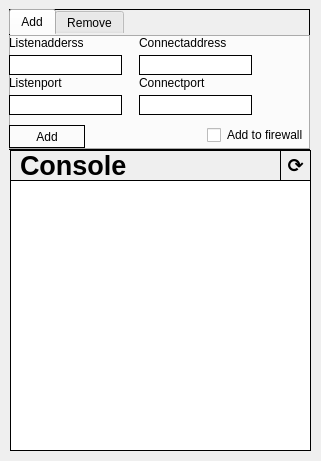
<?xml version="1.0" encoding="UTF-8"?>
<ui version="4.0">
 <class>Frame</class>
 <widget class="QFrame" name="Frame">
  <property name="geometry">
   <rect>
    <x>0</x>
    <y>0</y>
    <width>321</width>
    <height>461</height>
   </rect>
  </property>
  <property name="windowTitle">
   <string>Port Forward Tool</string>
  </property>
  <widget class="QWidget" name="widget" native="true">
   <property name="geometry">
    <rect>
     <x>9</x>
     <y>9</y>
     <width>301</width>
     <height>141</height>
    </rect>
   </property>
   <property name="styleSheet">
    <string notr="true">border-width: 1px;
border-style: solid;
border-color: black;</string>
   </property>
   <widget class="QTabWidget" name="tabWidget">
    <property name="geometry">
     <rect>
      <x>0</x>
      <y>0</y>
      <width>301</width>
      <height>141</height>
     </rect>
    </property>
    <property name="styleSheet">
     <string notr="true">border-width: 0px;</string>
    </property>
    <property name="currentIndex">
     <number>0</number>
    </property>
    <widget class="QWidget" name="tab">
     <attribute name="title">
      <string>Add</string>
     </attribute>
     <widget class="QPushButton" name="addButton">
      <property name="geometry">
       <rect>
        <x>0</x>
        <y>90</y>
        <width>76</width>
        <height>23</height>
       </rect>
      </property>
      <property name="styleSheet">
       <string notr="true">border-width: 1px;</string>
      </property>
      <property name="text">
       <string>Add</string>
      </property>
     </widget>
     <widget class="QLineEdit" name="add_listenPortLineEdit">
      <property name="geometry">
       <rect>
        <x>0</x>
        <y>60</y>
        <width>113</width>
        <height>20</height>
       </rect>
      </property>
      <property name="styleSheet">
       <string notr="true">border-width: 1px;</string>
      </property>
     </widget>
     <widget class="QLineEdit" name="add_listenAddressLineEdit">
      <property name="geometry">
       <rect>
        <x>0</x>
        <y>20</y>
        <width>113</width>
        <height>20</height>
       </rect>
      </property>
      <property name="styleSheet">
       <string notr="true">border-width: 1px;</string>
      </property>
     </widget>
     <widget class="QLineEdit" name="add_connectAddressLineEdit">
      <property name="geometry">
       <rect>
        <x>130</x>
        <y>20</y>
        <width>113</width>
        <height>20</height>
       </rect>
      </property>
      <property name="styleSheet">
       <string notr="true">border-width: 1px;</string>
      </property>
     </widget>
     <widget class="QLineEdit" name="add_connectPortLineEdit">
      <property name="geometry">
       <rect>
        <x>130</x>
        <y>60</y>
        <width>113</width>
        <height>20</height>
       </rect>
      </property>
      <property name="styleSheet">
       <string notr="true">border-width: 1px;</string>
      </property>
     </widget>
     <widget class="QLabel" name="label_2">
      <property name="geometry">
       <rect>
        <x>0</x>
        <y>0</y>
        <width>91</width>
        <height>16</height>
       </rect>
      </property>
      <property name="text">
       <string>Listenadderss</string>
      </property>
     </widget>
     <widget class="QLabel" name="label_3">
      <property name="geometry">
       <rect>
        <x>130</x>
        <y>0</y>
        <width>111</width>
        <height>16</height>
       </rect>
      </property>
      <property name="text">
       <string>Connectaddress</string>
      </property>
     </widget>
     <widget class="QLabel" name="label_4">
      <property name="geometry">
       <rect>
        <x>0</x>
        <y>40</y>
        <width>111</width>
        <height>16</height>
       </rect>
      </property>
      <property name="text">
       <string>Listenport</string>
      </property>
     </widget>
     <widget class="QLabel" name="label_5">
      <property name="geometry">
       <rect>
        <x>130</x>
        <y>40</y>
        <width>111</width>
        <height>16</height>
       </rect>
      </property>
      <property name="text">
       <string>Connectport</string>
      </property>
     </widget>
     <widget class="QCheckBox" name="addFirewallcheck">
      <property name="geometry">
       <rect>
        <x>198</x>
        <y>90</y>
        <width>101</width>
        <height>20</height>
       </rect>
      </property>
      <property name="text">
       <string>Add to firewall</string>
      </property>
     </widget>
    </widget>
    <widget class="QWidget" name="tab_2">
     <attribute name="title">
      <string>Remove</string>
     </attribute>
     <widget class="QPushButton" name="removeButton">
      <property name="geometry">
       <rect>
        <x>0</x>
        <y>90</y>
        <width>76</width>
        <height>23</height>
       </rect>
      </property>
      <property name="styleSheet">
       <string notr="true">border-width: 1px;</string>
      </property>
      <property name="text">
       <string>Remove</string>
      </property>
     </widget>
     <widget class="QLabel" name="label_6">
      <property name="geometry">
       <rect>
        <x>0</x>
        <y>0</y>
        <width>91</width>
        <height>16</height>
       </rect>
      </property>
      <property name="text">
       <string>Listenadderss</string>
      </property>
     </widget>
     <widget class="QLabel" name="label_7">
      <property name="geometry">
       <rect>
        <x>0</x>
        <y>40</y>
        <width>111</width>
        <height>16</height>
       </rect>
      </property>
      <property name="text">
       <string>Listenport</string>
      </property>
     </widget>
     <widget class="QLineEdit" name="del_listenAddressLineEdit">
      <property name="geometry">
       <rect>
        <x>0</x>
        <y>20</y>
        <width>113</width>
        <height>20</height>
       </rect>
      </property>
      <property name="styleSheet">
       <string notr="true">border-width: 1px;</string>
      </property>
     </widget>
     <widget class="QLineEdit" name="del_listenPortLineEdit_2">
      <property name="geometry">
       <rect>
        <x>0</x>
        <y>60</y>
        <width>113</width>
        <height>20</height>
       </rect>
      </property>
      <property name="styleSheet">
       <string notr="true">border-width: 1px;</string>
      </property>
     </widget>
    </widget>
   </widget>
  </widget>
  <widget class="QWidget" name="widget_2" native="true">
   <property name="geometry">
    <rect>
     <x>10</x>
     <y>150</y>
     <width>301</width>
     <height>301</height>
    </rect>
   </property>
   <property name="layoutDirection">
    <enum>Qt::LayoutDirection::LeftToRight</enum>
   </property>
   <property name="styleSheet">
    <string notr="true">border-width: 1px;
border-style: solid;
border-color: black;</string>
   </property>
   <widget class="QTextEdit" name="ConsoleOutput">
    <property name="geometry">
     <rect>
      <x>0</x>
      <y>30</y>
      <width>301</width>
      <height>271</height>
     </rect>
    </property>
    <property name="styleSheet">
     <string notr="true"/>
    </property>
    <property name="readOnly">
     <bool>true</bool>
    </property>
   </widget>
   <widget class="QLabel" name="label">
    <property name="geometry">
     <rect>
      <x>10</x>
      <y>5</y>
      <width>111</width>
      <height>21</height>
     </rect>
    </property>
    <property name="font">
     <font>
      <pointsize>20</pointsize>
      <bold>true</bold>
     </font>
    </property>
    <property name="styleSheet">
     <string notr="true">border-width: 0px;</string>
    </property>
    <property name="text">
     <string>Console</string>
    </property>
   </widget>
   <widget class="QPushButton" name="refreshConsoleButton">
    <property name="geometry">
     <rect>
      <x>270</x>
      <y>0</y>
      <width>31</width>
      <height>31</height>
     </rect>
    </property>
    <property name="font">
     <font>
      <pointsize>14</pointsize>
      <bold>true</bold>
     </font>
    </property>
    <property name="text">
     <string>⟳</string>
    </property>
   </widget>
  </widget>
 </widget>
 <resources/>
 <connections/>
</ui>
